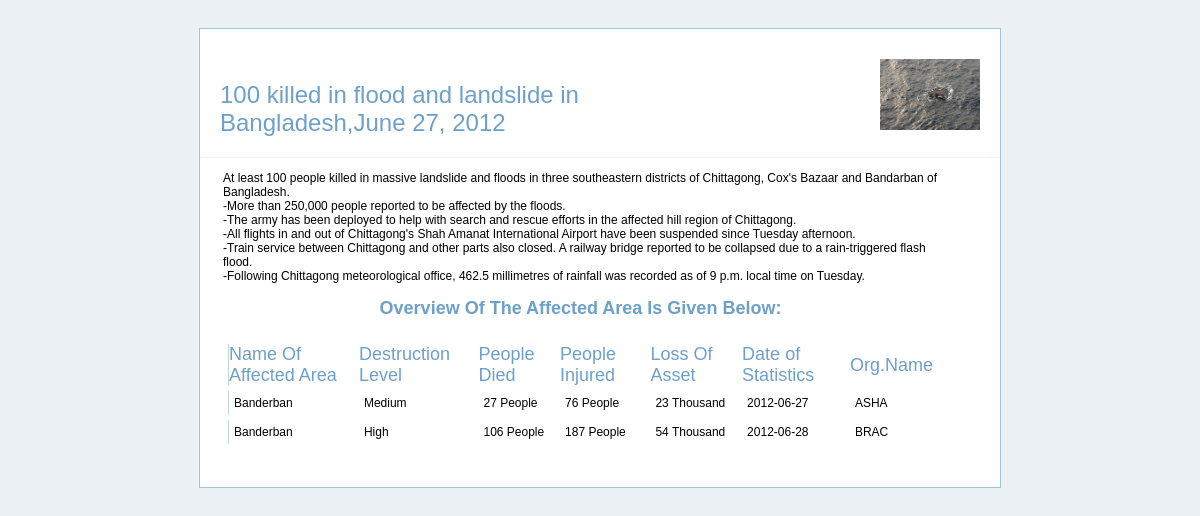
The page /affected_area_files/division/sub-division/Banderban.php on the database its author committed.
### tables this page shows
CREATE TABLE IF NOT EXISTS `aff_area` (
  `id` int(100) NOT NULL AUTO_INCREMENT,
  `area` text NOT NULL,
  `destruction_level` text NOT NULL,
  `p_died` varchar(100) NOT NULL,
  `amount_d` text NOT NULL,
  `p_injur` varchar(100) NOT NULL,
  `amount_i` text NOT NULL,
  `l_asset` varchar(100) NOT NULL,
  `amount_a` text NOT NULL,
  `date` date NOT NULL,
  `n_org` varchar(30) NOT NULL,
  `vis` int(100) NOT NULL,
  PRIMARY KEY (`id`)
);

### affected_area_files/division/sub-division/Banderban.php (the view, shortened to what this page needs)
<!DOCTYPE html PUBLIC "-//W3C//DTD XHTML 1.0 Transitional//EN" "http://www.w3.org/TR/xhtml1/DTD/xhtml1-transitional.dtd">
<html xmlns="http://www.w3.org/1999/xhtml">
<head><meta http-equiv="Content-Type" content="text/html; charset=windows-1252">
		<link type="text/css" rel="stylesheet" href="css/style.css" media="screen" charset="utf-8">
</head>
	<body>
        <div id="signup_hold">
            <div id="header">
                <div id="header_logos"><img align="middle" src="pnews1 (1).jpg" hight=300 width=300 alt="phr"></div>
					<div id="progress_bar"> </div>
						<h2> 100 killed in flood and landslide in Bangladesh,June 27, 2012
</h2>
            </div>
            <table class="customerSupport">
                <tbody>
					<tr>
						<td class="customerSupport" width="50%">
							<fieldset>
							<p>
								<?php
									$file_name="Banderban.txt";
									$fp=fopen($file_name,"r") or die("couldn't open");
									while(!feof($fp))
									{
										$line=fgets($fp,1024);
										print"$line<br/>";
									}
									?>
<h3 align="center">Overview Of The Affected Area Is Given Below:</h3>
									 <div id="content">
										<table align="center" cellpadding="5" cellspacing="5" id="resultTable">
											<tr>
												<th style="border-left: 1px solid #C1DAD7">Name Of Affected Area</th>
												<th>Destruction Level</th>
												<th>People Died</th>
												<th>People Injured</th>
												<th>Loss Of Asset</th>
												<th>Date of Statistics</th>
												<th>Org.Name</th>
											</tr>
												<?php
												$result = mysql_query("SELECT * FROM aff_area WHERE area='Banderban'");
														while($row = mysql_fetch_array($result))
															{
																echo '<tr>';
																echo '<td style="border-left: 1px solid #C1DAD7">'.$row['area'].'</td>';
																echo '<td><div align="left">'.$row['destruction_level'].'</div></td>';
																echo '<td><div align="left">'.$row['p_died'].' '.$row['amount_d'].'</div></td>';
																echo '<td><div align="left">'.$row['p_injur'].' '.$row['amount_i'].'</div></td>';
																echo '<td><div align="left">'.$row['l_asset'].' '.$row['amount_a'].'</div></td>';
																echo '<td><div align="left">'.$row['date'].'</div></td>';
																echo '<td><div align="left">'.$row['n_org'].'</div></td>';
																echo '</tr>';
															}
												?>
										</table>
									</div>
								 </p>
</fieldset>
						</td>
					</tr>
				</tbody>
			</table>
        </div>
	</body>
</html>

### css/style.css (style rules this page uses)
body { background:#ebf1f5; font-family:Arial, sans-serif; padding:20px 0px; text-align:center; }
h2 { color:#6da0ca; font-size:24px; font-weight:normal; margin:0; padding:0; }
h3 { color:#6da0ca; font-size:18px; margin:0; padding:0px 0px 20px 0px; }
p { font-size:12px; margin:0; padding:0px 0px 15px 0px; }
th { color:#6da0ca; font-size:18px; font-weight:normal; margin:0; padding:0px 0px 0px 0px; }
td { vertical-align:middle }
div#signup_hold { background:#fff; border:1px solid #9fc3d9; margin:0 auto; text-align:left; width:800px; }
div#header { border-bottom:1px dotted #e6e6e6; padding:20px; }
div#header_logos { float:right; display:block; padding-top:10px; width:270px; text-align:right; vertical-align:top; }
div#header_logos img { width:100px; vertical-align:middle; }
fieldset { border:0; font-size:12px; padding:0px 20px 20px 20px; margin:0; }
div#progress_bar { display:block; height:22px; padding-top:10px; width:480px; }
img { border: none; }
table.customerSupport { padding-top:10px; }
.customerSupport { padding-right:20px; vertical-align:top; }

### rows shown on the page
aff_area: area "Banderban", destruction_level "Medium", p_died "27", amount_d "People", p_injur "76", amount_i "People", l_asset "23", amount_a "Thousand", date "2012-06-27", n_org "ASHA"
aff_area: area "Banderban", destruction_level "High", p_died "106", amount_d "People", p_injur "187", amount_i "People", l_asset "54", amount_a "Thousand", date "2012-06-28", n_org "BRAC"

### other values the page prints
$line "At least 100 people killed in massive landslide and floods in three southeastern districts of Chittagong, Cox's Bazaar and Bandarban of Bangladesh."
$line "-More than 250,000 people reported to be affected by the floods."
$line "-The army has been deployed to help with search and rescue efforts in the affected hill region of Chittagong."
$line "-All flights in and out of Chittagong's Shah Amanat International Airport have been suspended since Tuesday afternoon."
$line "-Train service between Chittagong and other parts also closed. A railway bridge reported to be collapsed due to a rain-triggered flash flood."
$line "-Following Chittagong meteorological office, 462.5 millimetres of rainfall was recorded as of 9 p.m. local time on Tuesday."
